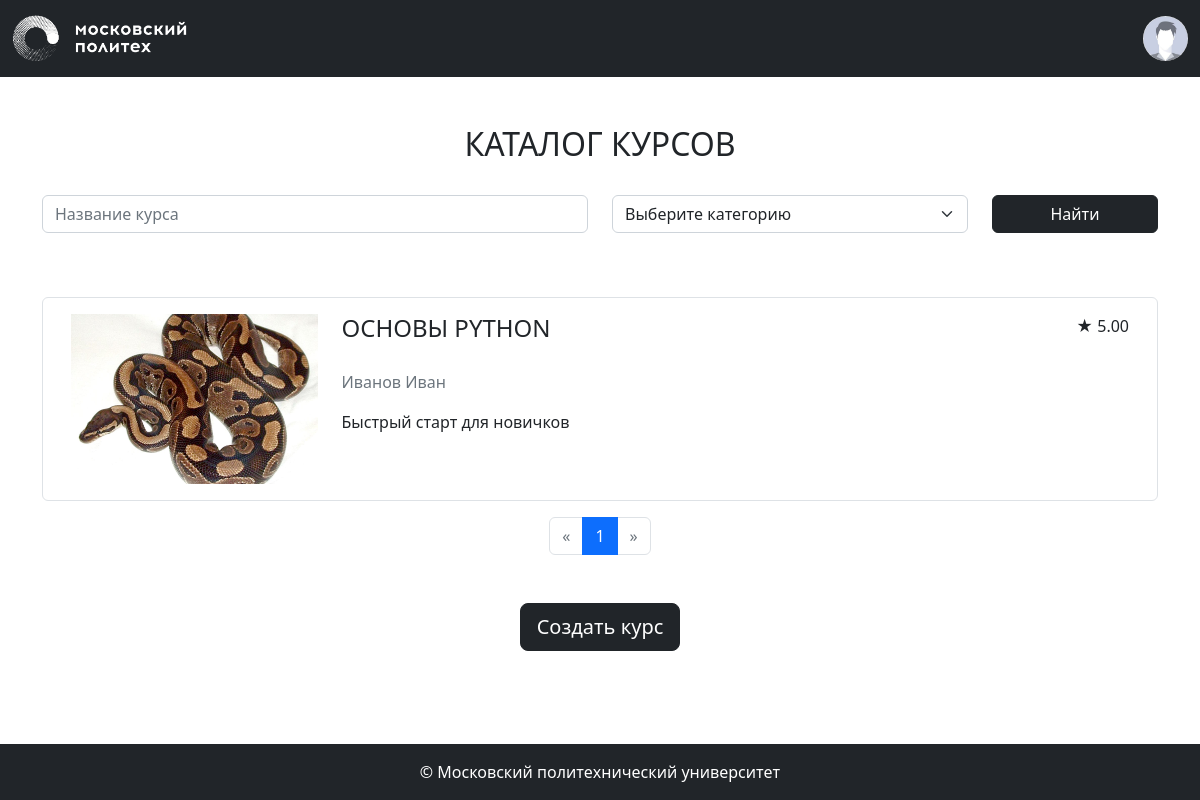
The page /courses/ (signed in) on the database its author committed.
### models.py (models this page shows, shortened)
class Base(DeclarativeBase):
  metadata = MetaData(naming_convention={
        "ix": 'ix_%(column_0_label)s',
        "uq": "uq_%(table_name)s_%(column_0_name)s",
        "ck": "ck_%(table_name)s_%(constraint_name)s",
        "fk": "fk_%(table_name)s_%(column_0_name)s_%(referred_table_name)s",
        "pk": "pk_%(table_name)s"
    })

class Course(Base):
    __tablename__ = 'courses'
    id: Mapped[int] = mapped_column(primary_key=True)
    name: Mapped[str] = mapped_column(String(100))
    short_desc: Mapped[str] = mapped_column(Text)
    full_desc: Mapped[str] = mapped_column(Text)
    rating_sum: Mapped[int] = mapped_column(default=0)
    rating_num: Mapped[int] = mapped_column(default=0)
    category_id: Mapped[int] = mapped_column(ForeignKey("categories.id"))
    author_id: Mapped[int] = mapped_column(ForeignKey("users.id"))
    background_image_id: Mapped[str] = mapped_column(ForeignKey("images.id"))
    created_at: Mapped[datetime] = mapped_column(default=datetime.now)
    author: Mapped["User"] = relationship()
    category: Mapped["Category"] = relationship(lazy=False)
    bg_image: Mapped["Image"] = relationship()
    reviews: Mapped[list["Review"]] = relationship(
        'Review',
        back_populates='course',
        cascade='all, delete-orphan'
    )
    @property
    def rating(self):
        if self.rating_num > 0:
            return self.rating_sum / self.rating_num
        return 0

class User(Base, UserMixin):
    __tablename__ = 'users'
    id: Mapped[int] = mapped_column(primary_key=True)
    first_name: Mapped[str] = mapped_column(String(100))
    last_name: Mapped[str] = mapped_column(String(100))
    middle_name: Mapped[Optional[str]] = mapped_column(String(100))
    login: Mapped[str] = mapped_column(String(100), unique=True)
    password_hash: Mapped[str] = mapped_column(String(200))
    created_at: Mapped[datetime] = mapped_column(default=datetime.now)
    reviews: Mapped[list["Review"]] = relationship(
        'Review',
        back_populates='user',
        cascade='all, delete-orphan'
    )
    @property
    def full_name(self):
        return ' '.join([self.last_name, self.first_name, self.middle_name or ''])

### courses.py (the view)
@bp.route('/')
def index():
    courses = CoursesFilter(**search_params()).perform()
    pagination = db.paginate(courses)
    courses = pagination.items
    categories = db.session.execute(db.select(Category)).scalars()
    return render_template('courses/index.html',
                           courses=courses,
                           categories=categories,
                           pagination=pagination,
                           search_params=search_params())

### auth.py (called while the page is built)
def load_user(user_id):
    user = db.session.execute(db.select(User).filter_by(id=user_id)).scalar()
    return user

### courses.py (called while the page is built)
def search_params():
    return {
        'name': request.args.get('name'),
        'category_ids': [x for x in request.args.getlist('category_ids') if x],
    }

### tools.py (called while the page is built)
    def perform(self):
        self.__filter_by_name()
        self.__filter_by_category_ids()
        return self.query.order_by(Course.created_at.desc())

    def __filter_by_name(self):
        if self.name:
            self.query = self.query.filter(
                Course.name.ilike('%' + self.name + '%'))

    def __filter_by_category_ids(self):
        if self.category_ids:
            self.query = self.query.filter(
                Course.category_id.in_(self.category_ids))

### templates/courses/index.html (shortened to what this page needs)
{% extends 'base.html' %}
{% from 'pagination.html' import render_pagination %}
{% block content %}
<div class="container">
    <div class="my-5">
        <h2 class="mb-3 text-center text-uppercase font-weight-bold">Каталог курсов</h2>
        <form class="mb-5 mt-3 row align-items-center">
            <div class="col-md-6 my-3">
                <input autocomplete="off" type="text" class="form-control" id="course-name" name="name" value="{{ request.args.get('name') or '' }}" placeholder="Название курса">
            </div>
            <div class="col-md-4 my-3">
                <select class="form-select" id="course-category" name="category_ids" title="Категория курса">
                    <option value="">Выберите категорию</option>
                </select>
            </div>
            <div class="col-md-2 my-3 align-self-end">
                <button type="submit" class="btn btn-dark w-100 mt-auto">Найти</button>
            </div>
        </form>
    </div>
    <div class="courses-list container-fluid mt-3 mb-3">
        {% for course in courses %}
            {% set img_url = url_for('image', image_id=course.background_image_id) %}
            <div class="row p-3 border rounded mb-3" data-url="{{ url_for('courses.show', course_id=course.id) }}">
                <div class="col-md-3 mb-3 mb-md-0 d-flex align-items-center justify-content-center">
                    <div class="course-logo"
                        style="background-image: url('{{ img_url }}');">
                    </div>
                </div>
                <div class="col-md-9 align-items-center">
                    <div class="d-flex">
                        <h4 class="text-uppercase">{{ course.name }}</h4>
                        <p class="ms-auto rating">
                            <span>★</span> <span>{{ "%.2f" | format(course.rating) }}</span>
                        </p>
                    </div>
                    <p class="text-muted my-3">{{ course.author.full_name }}</p>
                    <p>{{ course.short_desc | truncate(200) }}</p>
                </div>
            </div>
        {% endfor %}
    </div>
    <div class="mb-5">
        {{ render_pagination(pagination, request.endpoint, search_params) }}
    </div>
    {% if current_user.is_authenticated %}
        <div class="text-center my-3">
            <a class="btn btn-lg btn-dark" href="{{ url_for('courses.new') }}">Создать курс</a>
        </div>
    {% endif %}
</div>
{% endblock %}

### static/styles.css (style rules this page uses)
.course-logo { min-width: 170px; width: 100%; height: 170px; background-repeat: no-repeat; background-position: center; background-size: cover; }

### rows shown on the page
Course: name "ОСНОВЫ PYTHON", rating "5.00", author.full_name "Иванов Иван", short_desc "Быстрый старт для новичков"

### other values the page prints
{{ page }} "1"
